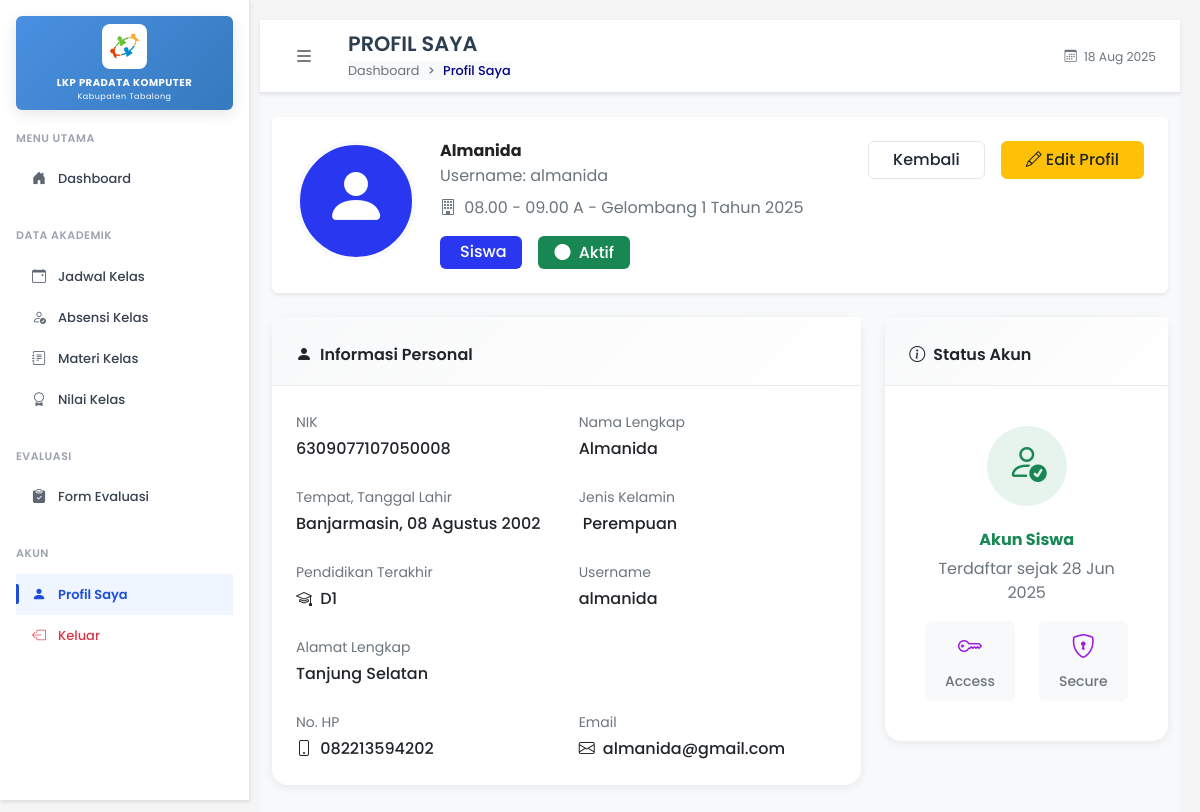
Page /pages/siswa/profil/index.php (signed in) on the earlier database version.
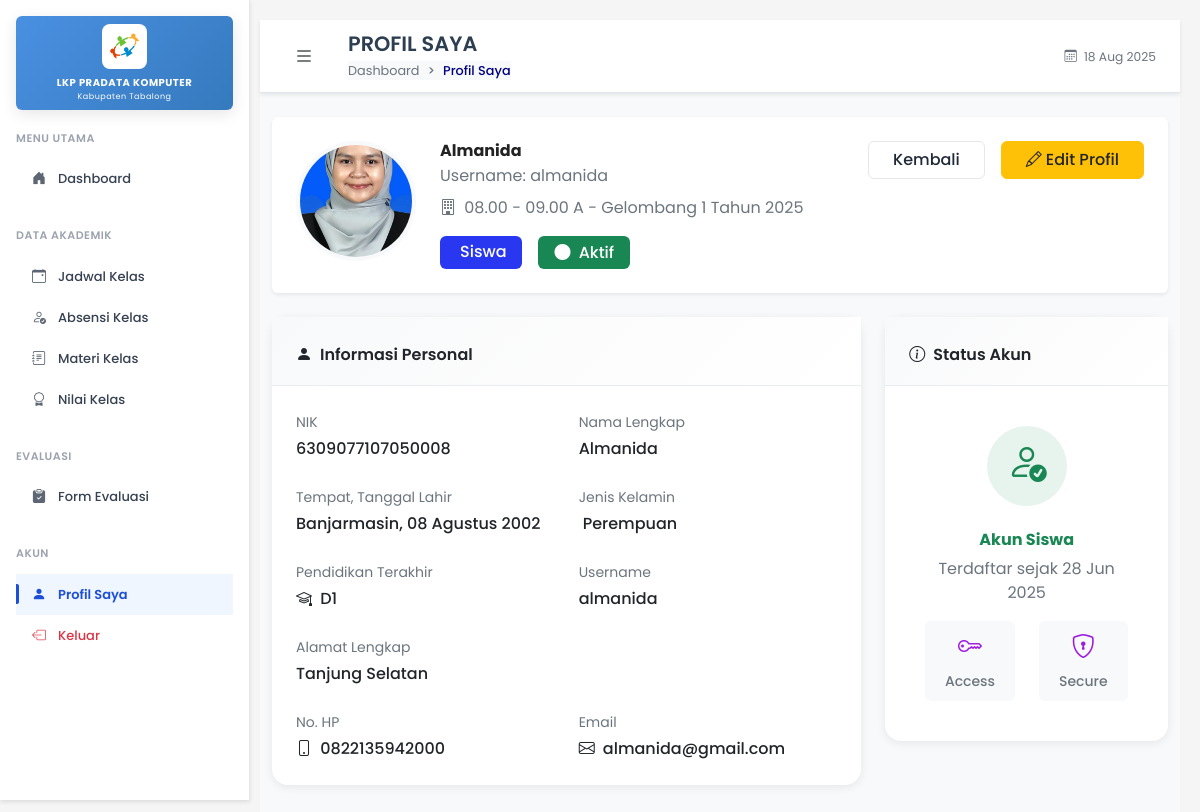
Same page on the later database version.
### tables this page shows
CREATE TABLE `siswa` (
  `id_siswa` int(11) NOT NULL,
  `id_user` int(11) DEFAULT NULL,
  `id_kelas` int(11) DEFAULT NULL,
  `nik` varchar(16) DEFAULT NULL,
  `nama` varchar(100) DEFAULT NULL,
  `tempat_lahir` varchar(50) DEFAULT NULL,
  `tanggal_lahir` date DEFAULT NULL,
  `jenis_kelamin` enum('Laki-Laki','Perempuan') DEFAULT NULL,
  `pendidikan_terakhir` enum('SD','SLTP','SLTA','D1','D2','S1','S2','S3') DEFAULT NULL,
  `no_hp` varchar(20) DEFAULT NULL,
  `email` varchar(100) DEFAULT NULL,
  `alamat_lengkap` text DEFAULT NULL,
  `pas_foto` varchar(255) DEFAULT NULL,
  `ktp` varchar(255) DEFAULT NULL,
  `kk` varchar(255) DEFAULT NULL,
  `ijazah` varchar(255) DEFAULT NULL,
  `status_aktif` enum('aktif','nonaktif') DEFAULT NULL
);

CREATE TABLE `user` (
  `id_user` int(11) NOT NULL,
  `username` varchar(20) NOT NULL,
  `password` varchar(255) DEFAULT NULL,
  `role` enum('admin','instruktur','siswa') NOT NULL,
  `remember_token` varchar(100) DEFAULT NULL,
  `reset_token` varchar(100) DEFAULT NULL,
  `reset_token_expire` datetime DEFAULT NULL,
  `created_at` timestamp NOT NULL DEFAULT current_timestamp()
);

CREATE TABLE `kelas` (
  `id_kelas` int(11) NOT NULL,
  `nama_kelas` varchar(50) NOT NULL,
  `id_gelombang` int(11) NOT NULL,
  `kapasitas` int(11) DEFAULT NULL,
  `id_instruktur` int(11) DEFAULT NULL
);

CREATE TABLE `gelombang` (
  `id_gelombang` int(11) NOT NULL,
  `tahun` year(4) NOT NULL,
  `gelombang_ke` int(11) NOT NULL,
  `nama_gelombang` varchar(100) DEFAULT NULL,
  `status` enum('aktif','selesai','dibuka') DEFAULT 'dibuka'
);

### pages/siswa/profil/index.php (the view, shortened to what the changed rows need)
<?php
include '../../../includes/db.php';
$user_id = $_SESSION['user_id'];
$query = "SELECT s.*, k.nama_kelas, g.nama_gelombang, g.tahun, g.gelombang_ke,
                 i.nama as nama_instruktur, n.*,
                 u.username, u.created_at,
                 -- Progress nilai
                 CASE WHEN n.nilai_word IS NOT NULL AND n.nilai_word > 0 THEN 1 ELSE 0 END +
                 CASE WHEN n.nilai_excel IS NOT NULL AND n.nilai_excel > 0 THEN 1 ELSE 0 END +
                 CASE WHEN n.nilai_ppt IS NOT NULL AND n.nilai_ppt > 0 THEN 1 ELSE 0 END +
                 CASE WHEN n.nilai_internet IS NOT NULL AND n.nilai_internet > 0 THEN 1 ELSE 0 END +
                 CASE WHEN n.nilai_pengembangan IS NOT NULL AND n.nilai_pengembangan > 0 THEN 1 ELSE 0 END as progress_nilai,
                 -- Status sertifikat
                 CASE WHEN n.rata_rata >= 60 AND
                           (n.nilai_word IS NOT NULL AND n.nilai_word > 0) AND
                           (n.nilai_excel IS NOT NULL AND n.nilai_excel > 0) AND
                           (n.nilai_ppt IS NOT NULL AND n.nilai_ppt > 0) AND
                           (n.nilai_internet IS NOT NULL AND n.nilai_internet > 0) AND
                           (n.nilai_pengembangan IS NOT NULL AND n.nilai_pengembangan > 0)
                      THEN 'eligible' ELSE 'not_eligible' END as sertifikat_status
          FROM siswa s
          LEFT JOIN kelas k ON s.id_kelas = k.id_kelas
          LEFT JOIN gelombang g ON k.id_gelombang = g.id_gelombang
          LEFT JOIN instruktur i ON k.id_instruktur = i.id_instruktur
          LEFT JOIN nilai n ON s.id_siswa = n.id_siswa
          LEFT JOIN user u ON s.id_user = u.id_user
          WHERE s.id_user = ?";
$stmt = $conn->prepare($query);
$stmt->bind_param("i", $user_id);
$stmt->execute();
$result = $stmt->get_result();
$siswa_data = $result->fetch_assoc();
$tanggalLahir = '';
if ($siswa_data['tanggal_lahir']) {
    $tanggalLahir = date('d F Y', strtotime($siswa_data['tanggal_lahir']));
    $bulanInggris = ['January', 'February', 'March', 'April', 'May', 'June', 'July', 'August', 'September', 'October', 'November', 'December'];
    $bulanIndonesia = ['Januari', 'Februari', 'Maret', 'April', 'Mei', 'Juni', 'Juli', 'Agustus', 'September', 'Oktober', 'November', 'Desember'];
    $tanggalLahir = str_replace($bulanInggris, $bulanIndonesia, $tanggalLahir);
}
?>
<!DOCTYPE html>
<html lang="id">
<head>
  <link rel="stylesheet" href="../../../assets/css/bootstrap.min.css" />
  <link rel="stylesheet" href="../../../assets/css/bootstrap-icons.css" />
  <link rel="stylesheet" href="../../../assets/css/fonts.css" />
  <link rel="stylesheet" href="../../../assets/css/styles.css" />
</head>
<body>
  <div class="d-flex">
    <div class="flex-fill main-content">
      <nav class="top-navbar">
        <div class="container-fluid px-3 px-md-4">
          <div class="d-flex align-items-center">
            <div class="d-flex align-items-center flex-grow-1">
              <div class="page-info">
                <h2 class="page-title mb-1">PROFIL SAYA</h2>
              </div>
            </div>
          </div>
        </div>
      </nav>
      <div class="container-fluid mt-4">
        <div class="card border-0 shadow-sm mb-4">
          <div class="card-body p-4">
            <div class="row align-items-start">
              <div class="col-auto">
                <div class="profile-photo">
                  <?php if(!empty($siswa_data['pas_foto']) && file_exists('../../../uploads/profile_pictures/'.$siswa_data['pas_foto'])): ?>
                    <img src="../../../uploads/profile_pictures/<?= $siswa_data['pas_foto'] ?>"
                         alt="Foto <?= htmlspecialchars($siswa_data['nama']) ?>"
                         class="rounded-circle"
                         style="width: 120px; height: 120px; object-fit: cover; border: 4px solid #f8f9fa;">
                  <?php else: ?>
                    <div class="bg-primary rounded-circle d-flex align-items-center justify-content-center"
                         style="width: 120px; height: 120px; border: 4px solid #f8f9fa;">
                      <i class="bi bi-person-fill text-white" style="font-size: 4rem;"></i>
                    </div>
                  <?php endif; ?>
                </div>
              </div>
              <div class="col">
                <div class="d-flex justify-content-between align-items-start">
                  <div>
                    <h3 class="mb-1 fw-bold"><?= htmlspecialchars($siswa_data['nama']) ?></h3>
                    <p class="text-muted mb-2">Username: <?= htmlspecialchars($siswa_data['username']) ?></p>
                    <p class="text-muted mb-3">
                      <i class="bi bi-building me-1"></i>
                      <?= htmlspecialchars($siswa_data['nama_kelas'] ?? 'Belum ada kelas') ?> -
                      <?= htmlspecialchars($siswa_data['nama_gelombang'] ?? 'Gelombang') ?>
                    </p>
                    <div class="d-flex gap-3">
                      <span class="badge bg-primary fs-6 px-3 py-2">
                        Siswa
                      </span>
                      <span class="badge bg-<?= $siswa_data['status_aktif'] == 'aktif' ? 'success' : 'success' ?> fs-6 px-3 py-2">
                        <i class="bi bi-circle-fill me-1"></i>
                        <?= ucfirst($siswa_data['status_aktif'] ?? 'aktif') ?>
                      </span>
                    </div>
                  </div>
                </div>
              </div>
            </div>
          </div>
        </div>
        <div class="row">
<div class="col-lg-8">
  <div class="card content-card mb-4">
    <div class="card-body">
      <div class="row g-4">
        <div class="col-md-6">
          <div class="info-item">
            <label class="form-label small text-muted mb-1">NIK</label>
            <div class="fw-medium"><?= htmlspecialchars($siswa_data['nik'] ?? '-') ?></div>
          </div>
        </div>
        <div class="col-md-6">
          <div class="info-item">
            <label class="form-label small text-muted mb-1">Nama Lengkap</label>
            <div class="fw-medium"><?= htmlspecialchars($siswa_data['nama']) ?></div>
          </div>
        </div>
        <div class="col-md-6">
          <div class="info-item">
            <label class="form-label small text-muted mb-1">Tempat, Tanggal Lahir</label>
            <div class="fw-medium">
              <?= htmlspecialchars($siswa_data['tempat_lahir'] ?? '-') ?><?= $tanggalLahir ? ', ' . $tanggalLahir : '' ?>
            </div>
          </div>
        </div>
        <div class="col-md-6">
          <div class="info-item">
            <label class="form-label small text-muted mb-1">Jenis Kelamin</label>
            <div class="fw-medium">
              <?= htmlspecialchars($siswa_data['jenis_kelamin'] ?? '-') ?>
            </div>
          </div>
        </div>
        <div class="col-md-6">
          <div class="info-item">
            <label class="form-label small text-muted mb-1">Pendidikan Terakhir</label>
            <div class="fw-medium">
              <i class="bi bi-mortarboard me-1"></i>
              <?= htmlspecialchars($siswa_data['pendidikan_terakhir'] ?? '-') ?>
            </div>
          </div>
        </div>
        <div class="col-md-6">
          <div class="info-item">
            <label class="form-label small text-muted mb-1">Username</label>
            <div class="fw-medium"><?= htmlspecialchars($siswa_data['username']) ?></div>
          </div>
        </div>
        <div class="col-12">
          <div class="info-item">
            <label class="form-label small text-muted mb-1">Alamat Lengkap</label>
            <div class="fw-medium"><?= htmlspecialchars($siswa_data['alamat_lengkap'] ?? '-') ?></div>
          </div>
        </div>
        <div class="col-md-6">
          <div class="info-item">
            <label class="form-label small text-muted mb-1">No. HP</label>
            <div class="fw-medium">
              <i class="bi bi-phone me-1"></i>
              <?= htmlspecialchars($siswa_data['no_hp'] ?? '-') ?>
            </div>
          </div>
        </div>
        <div class="col-md-6">
          <div class="info-item">
            <label class="form-label small text-muted mb-1">Email</label>
            <div class="fw-medium">
              <i class="bi bi-envelope me-1"></i>
              <?= htmlspecialchars($siswa_data['email'] ?? '-') ?>
            </div>
          </div>
        </div>
      </div>
    </div>
  </div>
</div>
          <div class="col-lg-4">
            <div class="card content-card mb-4">
              <div class="card-body">
                <div class="text-center p-3">
                  <div class="bg-success bg-opacity-10 rounded-circle d-inline-flex align-items-center justify-content-center mb-3"
                       style="width: 80px; height: 80px;">
                    <i class="bi bi-person-check text-success" style="font-size: 2.5rem;"></i>
                  </div>
                  <h5 class="fw-bold mb-2 text-success">Akun Siswa</h5>
                  <p class="text-muted mb-3">Terdaftar sejak <?= date('d M Y', strtotime($siswa_data['created_at'])) ?></p>
                  <div class="row text-center">
                    <div class="col-6">
                    </div>
                    <div class="col-6">
                    </div>
                  </div>
                </div>
              </div>
            </div>
          </div>
        </div>
      </div>
    </div>
  </div>
</body>
</html>

Differences in the rows shown:
changed siswa "Almanida": pas_foto: picture added; no_hp "082213594202" → "0822135942000"
